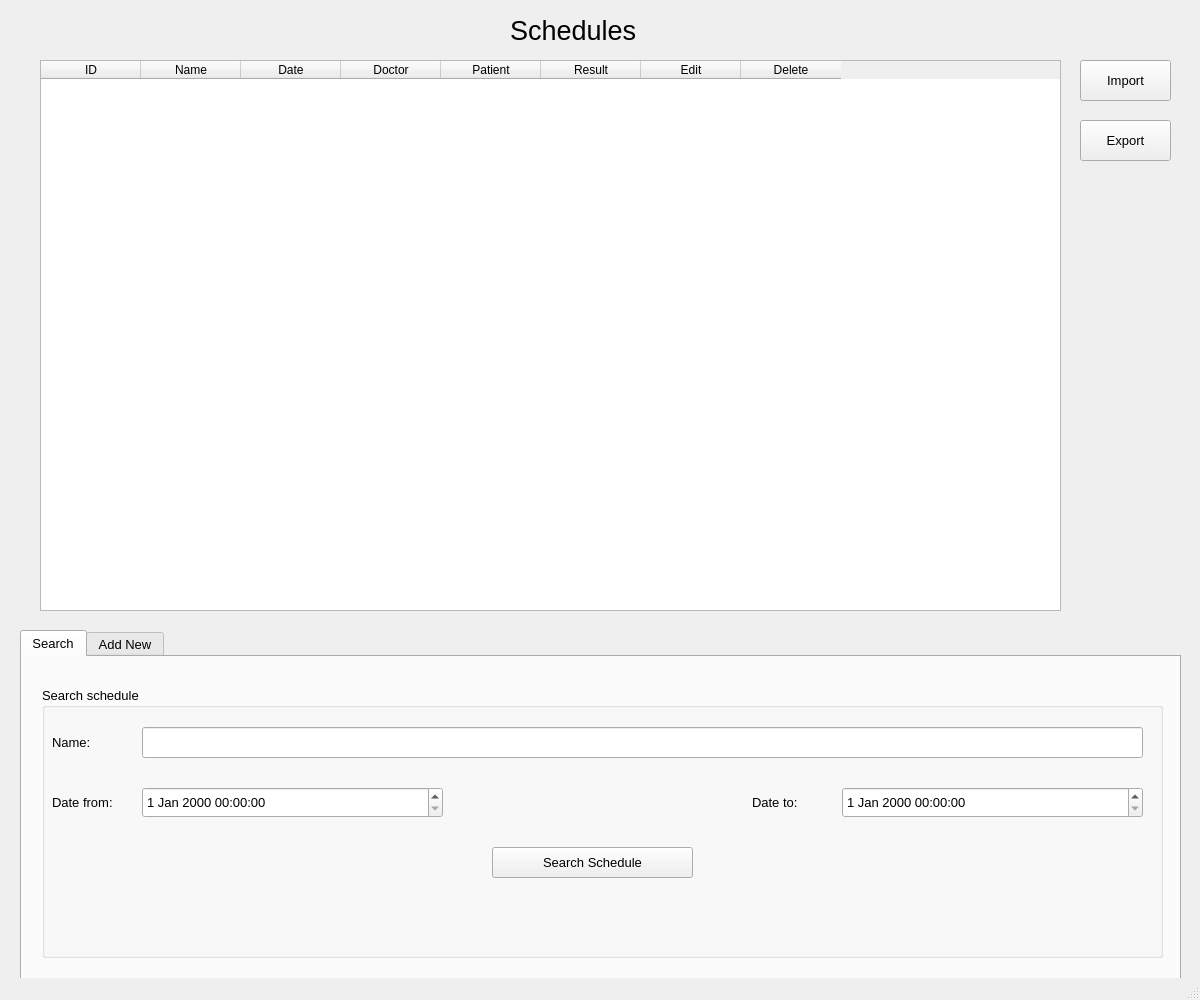
<?xml version="1.0" encoding="UTF-8"?>
<ui version="4.0">
 <class>ScheduleWindow</class>
 <widget class="QMainWindow" name="ScheduleWindow">
  <property name="geometry">
   <rect>
    <x>0</x>
    <y>0</y>
    <width>1200</width>
    <height>1000</height>
   </rect>
  </property>
  <property name="minimumSize">
   <size>
    <width>1200</width>
    <height>1000</height>
   </size>
  </property>
  <property name="maximumSize">
   <size>
    <width>1200</width>
    <height>1000</height>
   </size>
  </property>
  <property name="windowTitle">
   <string>Schedule Manage</string>
  </property>
  <property name="windowIcon">
   <iconset resource="icon.qrc">
    <normaloff>:/logo/fpt.png</normaloff>:/logo/fpt.png</iconset>
  </property>
  <widget class="QWidget" name="centralwidget">
   <widget class="QLabel" name="label">
    <property name="geometry">
     <rect>
      <x>510</x>
      <y>10</y>
      <width>221</width>
      <height>41</height>
     </rect>
    </property>
    <property name="font">
     <font>
      <family>Arial</family>
      <pointsize>20</pointsize>
      <weight>50</weight>
      <bold>false</bold>
     </font>
    </property>
    <property name="text">
     <string>Schedules</string>
    </property>
   </widget>
   <widget class="QTableWidget" name="schedule_table">
    <property name="geometry">
     <rect>
      <x>40</x>
      <y>60</y>
      <width>1021</width>
      <height>551</height>
     </rect>
    </property>
    <property name="layoutDirection">
     <enum>Qt::LeftToRight</enum>
    </property>
    <column>
     <property name="text">
      <string>ID</string>
     </property>
    </column>
    <column>
     <property name="text">
      <string>Name</string>
     </property>
    </column>
    <column>
     <property name="text">
      <string>Date</string>
     </property>
    </column>
    <column>
     <property name="text">
      <string>Doctor</string>
     </property>
    </column>
    <column>
     <property name="text">
      <string>Patient</string>
     </property>
    </column>
    <column>
     <property name="text">
      <string>Result</string>
     </property>
    </column>
    <column>
     <property name="text">
      <string>Edit</string>
     </property>
    </column>
    <column>
     <property name="text">
      <string>Delete</string>
     </property>
    </column>
   </widget>
   <widget class="QPushButton" name="import_button">
    <property name="geometry">
     <rect>
      <x>1080</x>
      <y>60</y>
      <width>91</width>
      <height>41</height>
     </rect>
    </property>
    <property name="font">
     <font>
      <family>MS Shell Dlg 2</family>
      <pointsize>10</pointsize>
     </font>
    </property>
    <property name="text">
     <string>Import</string>
    </property>
   </widget>
   <widget class="QPushButton" name="export_button">
    <property name="geometry">
     <rect>
      <x>1080</x>
      <y>120</y>
      <width>91</width>
      <height>41</height>
     </rect>
    </property>
    <property name="font">
     <font>
      <family>MS Shell Dlg 2</family>
      <pointsize>10</pointsize>
     </font>
    </property>
    <property name="text">
     <string>Export</string>
    </property>
   </widget>
   <widget class="QTabWidget" name="tab_widget">
    <property name="geometry">
     <rect>
      <x>20</x>
      <y>630</y>
      <width>1161</width>
      <height>351</height>
     </rect>
    </property>
    <property name="font">
     <font>
      <pointsize>10</pointsize>
     </font>
    </property>
    <property name="tabShape">
     <enum>QTabWidget::Rounded</enum>
    </property>
    <property name="currentIndex">
     <number>0</number>
    </property>
    <property name="tabsClosable">
     <bool>false</bool>
    </property>
    <property name="tabBarAutoHide">
     <bool>false</bool>
    </property>
    <widget class="QWidget" name="search">
     <attribute name="title">
      <string>Search</string>
     </attribute>
     <widget class="QGroupBox" name="search_box">
      <property name="geometry">
       <rect>
        <x>20</x>
        <y>30</y>
        <width>1121</width>
        <height>271</height>
       </rect>
      </property>
      <property name="font">
       <font>
        <pointsize>10</pointsize>
       </font>
      </property>
      <property name="title">
       <string>Search schedule</string>
      </property>
      <widget class="QPushButton" name="search_button">
       <property name="geometry">
        <rect>
         <x>450</x>
         <y>160</y>
         <width>201</width>
         <height>31</height>
        </rect>
       </property>
       <property name="font">
        <font>
         <family>MS Shell Dlg 2</family>
         <pointsize>10</pointsize>
        </font>
       </property>
       <property name="text">
        <string>Search Schedule</string>
       </property>
      </widget>
      <widget class="QLineEdit" name="search_line">
       <property name="geometry">
        <rect>
         <x>100</x>
         <y>40</y>
         <width>1001</width>
         <height>31</height>
        </rect>
       </property>
       <property name="font">
        <font>
         <pointsize>10</pointsize>
        </font>
       </property>
      </widget>
      <widget class="QLabel" name="search_name">
       <property name="geometry">
        <rect>
         <x>10</x>
         <y>40</y>
         <width>81</width>
         <height>31</height>
        </rect>
       </property>
       <property name="font">
        <font>
         <family>MS Shell Dlg 2</family>
         <pointsize>10</pointsize>
        </font>
       </property>
       <property name="text">
        <string>Name:</string>
       </property>
      </widget>
      <widget class="QLabel" name="search_date_from">
       <property name="geometry">
        <rect>
         <x>10</x>
         <y>100</y>
         <width>81</width>
         <height>31</height>
        </rect>
       </property>
       <property name="font">
        <font>
         <family>MS Shell Dlg 2</family>
         <pointsize>10</pointsize>
        </font>
       </property>
       <property name="text">
        <string>Date from:</string>
       </property>
      </widget>
      <widget class="QDateTimeEdit" name="date_from">
       <property name="geometry">
        <rect>
         <x>100</x>
         <y>100</y>
         <width>301</width>
         <height>31</height>
        </rect>
       </property>
      </widget>
      <widget class="QDateTimeEdit" name="date_to">
       <property name="geometry">
        <rect>
         <x>800</x>
         <y>100</y>
         <width>301</width>
         <height>31</height>
        </rect>
       </property>
      </widget>
      <widget class="QLabel" name="search_date_to">
       <property name="geometry">
        <rect>
         <x>710</x>
         <y>100</y>
         <width>81</width>
         <height>31</height>
        </rect>
       </property>
       <property name="font">
        <font>
         <family>MS Shell Dlg 2</family>
         <pointsize>10</pointsize>
        </font>
       </property>
       <property name="text">
        <string>Date to:</string>
       </property>
      </widget>
     </widget>
    </widget>
    <widget class="QWidget" name="add_new">
     <attribute name="title">
      <string>Add New</string>
     </attribute>
     <widget class="QLineEdit" name="name_line">
      <property name="geometry">
       <rect>
        <x>170</x>
        <y>20</y>
        <width>951</width>
        <height>31</height>
       </rect>
      </property>
      <property name="font">
       <font>
        <pointsize>10</pointsize>
       </font>
      </property>
     </widget>
     <widget class="QPushButton" name="add_button">
      <property name="geometry">
       <rect>
        <x>540</x>
        <y>260</y>
        <width>81</width>
        <height>31</height>
       </rect>
      </property>
      <property name="font">
       <font>
        <family>MS Shell Dlg 2</family>
        <pointsize>10</pointsize>
       </font>
      </property>
      <property name="text">
       <string>Add</string>
      </property>
     </widget>
     <widget class="QLabel" name="add_name">
      <property name="geometry">
       <rect>
        <x>20</x>
        <y>20</y>
        <width>121</width>
        <height>31</height>
       </rect>
      </property>
      <property name="font">
       <font>
        <pointsize>10</pointsize>
       </font>
      </property>
      <property name="text">
       <string>Name:</string>
      </property>
     </widget>
     <widget class="QLabel" name="add_date">
      <property name="geometry">
       <rect>
        <x>20</x>
        <y>80</y>
        <width>121</width>
        <height>31</height>
       </rect>
      </property>
      <property name="font">
       <font>
        <pointsize>10</pointsize>
       </font>
      </property>
      <property name="text">
       <string>Date:</string>
      </property>
     </widget>
     <widget class="QLabel" name="add_doctor_id">
      <property name="geometry">
       <rect>
        <x>20</x>
        <y>140</y>
        <width>121</width>
        <height>31</height>
       </rect>
      </property>
      <property name="font">
       <font>
        <pointsize>10</pointsize>
       </font>
      </property>
      <property name="text">
       <string>Doctor ID:</string>
      </property>
     </widget>
     <widget class="QLineEdit" name="doctor_id_line">
      <property name="geometry">
       <rect>
        <x>170</x>
        <y>140</y>
        <width>951</width>
        <height>31</height>
       </rect>
      </property>
      <property name="font">
       <font>
        <pointsize>10</pointsize>
       </font>
      </property>
     </widget>
     <widget class="QLineEdit" name="patient_id_line">
      <property name="geometry">
       <rect>
        <x>170</x>
        <y>200</y>
        <width>951</width>
        <height>31</height>
       </rect>
      </property>
      <property name="font">
       <font>
        <pointsize>10</pointsize>
       </font>
      </property>
     </widget>
     <widget class="QLabel" name="add_patient_id">
      <property name="geometry">
       <rect>
        <x>20</x>
        <y>200</y>
        <width>121</width>
        <height>31</height>
       </rect>
      </property>
      <property name="font">
       <font>
        <pointsize>10</pointsize>
       </font>
      </property>
      <property name="text">
       <string>Patient ID:</string>
      </property>
     </widget>
     <widget class="QDateTimeEdit" name="date_line">
      <property name="geometry">
       <rect>
        <x>170</x>
        <y>80</y>
        <width>301</width>
        <height>31</height>
       </rect>
      </property>
     </widget>
    </widget>
   </widget>
  </widget>
  <widget class="QStatusBar" name="statusbar"/>
  <action name="action_config">
   <property name="icon">
    <iconset resource="icon.qrc">
     <normaloff>:/logo/setting.png</normaloff>:/logo/setting.png</iconset>
   </property>
   <property name="text">
    <string>Config</string>
   </property>
  </action>
  <action name="action_doctor">
   <property name="icon">
    <iconset resource="icon.qrc">
     <normaloff>:/logo/setting.png</normaloff>:/logo/setting.png</iconset>
   </property>
   <property name="text">
    <string>Doctor</string>
   </property>
  </action>
  <action name="action_patient">
   <property name="icon">
    <iconset resource="icon.qrc">
     <normaloff>:/logo/setting.png</normaloff>:/logo/setting.png</iconset>
   </property>
   <property name="text">
    <string>Patient</string>
   </property>
  </action>
  <action name="action_schedule">
   <property name="icon">
    <iconset resource="icon.qrc">
     <normaloff>:/logo/setting.png</normaloff>:/logo/setting.png</iconset>
   </property>
   <property name="text">
    <string>Schedule</string>
   </property>
  </action>
 </widget>
 <resources>
  <include location="icon.qrc"/>
 </resources>
 <connections/>
</ui>
